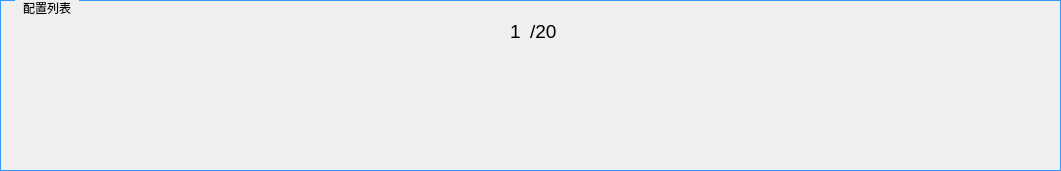
       <widget class="QGroupBox" name="groupBox_15">
        <property name="geometry">
         <rect>
          <x>44</x>
          <y>17</y>
          <width>1061</width>
          <height>171</height>
         </rect>
        </property>
        <property name="styleSheet">
         <string notr="true">QGroupBox {
    font: 14pt &quot;黑体&quot;;
    margin-top: 1ex;
    border-width:0.5px;  
    border-style:solid;
    border-color: rgb(51, 153, 255);  
}

QGroupBox::title {
    subcontrol-origin: margin;
    subcontrol-position: top left;
    left:15px;      
    margin-left: 5px;
    margin-right: 5px;
    padding:1px;
}</string>
        </property>
        <property name="title">
         <string>配置列表</string>
        </property>
        <widget class="QPushButton" name="pushButton_butt1">
         <property name="geometry">
          <rect>
           <x>111</x>
           <y>46</y>
           <width>111</width>
           <height>110</height>
          </rect>
         </property>
         <property name="focusPolicy">
          <enum>Qt::NoFocus</enum>
         </property>
         <property name="styleSheet">
          <string notr="true">border-image: url(:/LCD_CS351/LCD_CS351/35_all/16.bmp);
font: 14pt &quot;黑体&quot;;
 color: rgb(248, 248, 255);</string>
         </property>
         <property name="text">
          <string/>
         </property>
         <property name="flat">
          <bool>true</bool>
         </property>
        </widget>
        <widget class="QPushButton" name="pushButton_butt2">
         <property name="geometry">
          <rect>
           <x>291</x>
           <y>46</y>
           <width>111</width>
           <height>110</height>
          </rect>
         </property>
         <property name="focusPolicy">
          <enum>Qt::NoFocus</enum>
         </property>
         <property name="styleSheet">
          <string notr="true">border-image: url(:/LCD_CS351/LCD_CS351/35_all/16.bmp);</string>
         </property>
         <property name="text">
          <string/>
         </property>
         <property name="flat">
          <bool>true</bool>
         </property>
        </widget>
        <widget class="QPushButton" name="pushButton_butt3">
         <property name="geometry">
          <rect>
           <x>471</x>
           <y>46</y>
           <width>111</width>
           <height>110</height>
          </rect>
         </property>
         <property name="focusPolicy">
          <enum>Qt::NoFocus</enum>
         </property>
         <property name="styleSheet">
          <string notr="true">border-image: url(:/LCD_CS351/LCD_CS351/35_all/16.bmp);</string>
         </property>
         <property name="text">
          <string/>
         </property>
         <property name="flat">
          <bool>true</bool>
         </property>
        </widget>
        <widget class="QPushButton" name="pushButton_butt4">
         <property name="geometry">
          <rect>
           <x>651</x>
           <y>46</y>
           <width>111</width>
           <height>110</height>
          </rect>
         </property>
         <property name="focusPolicy">
          <enum>Qt::NoFocus</enum>
         </property>
         <property name="styleSheet">
          <string notr="true">border-image: url(:/LCD_CS351/LCD_CS351/35_all/16.bmp);</string>
         </property>
         <property name="text">
          <string/>
         </property>
         <property name="flat">
          <bool>true</bool>
         </property>
        </widget>
        <widget class="QPushButton" name="pushButton_butt5">
         <property name="geometry">
          <rect>
           <x>831</x>
           <y>46</y>
           <width>111</width>
           <height>110</height>
          </rect>
         </property>
         <property name="focusPolicy">
          <enum>Qt::NoFocus</enum>
         </property>
         <property name="styleSheet">
          <string notr="true">border-image: url(:/LCD_CS351/LCD_CS351/35_all/16.bmp);</string>
         </property>
         <property name="text">
          <string/>
         </property>
         <property name="flat">
          <bool>true</bool>
         </property>
        </widget>
        <widget class="QLabel" name="label_103">
         <property name="geometry">
          <rect>
           <x>530</x>
           <y>21</y>
           <width>31</width>
           <height>21</height>
          </rect>
         </property>
         <property name="font">
          <font>
           <family>Arial</family>
           <pointsize>14</pointsize>
           <weight>50</weight>
           <italic>false</italic>
           <bold>false</bold>
          </font>
         </property>
         <property name="styleSheet">
          <string notr="true">font: 14pt &quot;Arial&quot;;</string>
         </property>
         <property name="text">
          <string>/20</string>
         </property>
        </widget>
        <widget class="QLabel" name="label_pageum">
         <property name="geometry">
          <rect>
           <x>510</x>
           <y>21</y>
           <width>20</width>
           <height>21</height>
          </rect>
         </property>
         <property name="font">
          <font>
           <family>Arial</family>
           <pointsize>14</pointsize>
           <weight>50</weight>
           <italic>false</italic>
           <bold>false</bold>
          </font>
         </property>
         <property name="styleSheet">
          <string notr="true">font: 14pt &quot;Arial&quot;;</string>
         </property>
         <property name="text">
          <string>1</string>
         </property>
        </widget>
        <widget class="QPushButton" name="pushButton_8">
         <property name="geometry">
          <rect>
           <x>31</x>
           <y>74</y>
           <width>30</width>
           <height>56</height>
          </rect>
         </property>
         <property name="focusPolicy">
          <enum>Qt::NoFocus</enum>
         </property>
         <property name="styleSheet">
          <string notr="true">border-image: url(:/LCD_CS351/LCD_CS351/35_all/11.bmp);</string>
         </property>
         <property name="text">
          <string/>
         </property>
         <property name="flat">
          <bool>true</bool>
         </property>
        </widget>
        <widget class="QPushButton" name="pushButton_9">
         <property name="geometry">
          <rect>
           <x>991</x>
           <y>74</y>
           <width>30</width>
           <height>56</height>
          </rect>
         </property>
         <property name="focusPolicy">
          <enum>Qt::NoFocus</enum>
         </property>
         <property name="styleSheet">
          <string notr="true">border-image: url(:/LCD_CS351/LCD_CS351/35_all/10.bmp);</string>
         </property>
         <property name="text">
          <string/>
         </property>
         <property name="flat">
          <bool>true</bool>
         </property>
        </widget>
       </widget>
